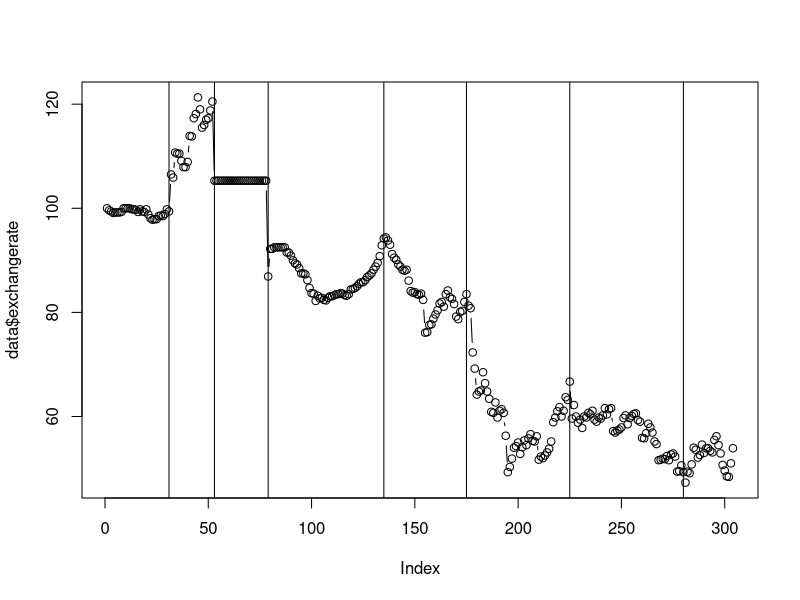
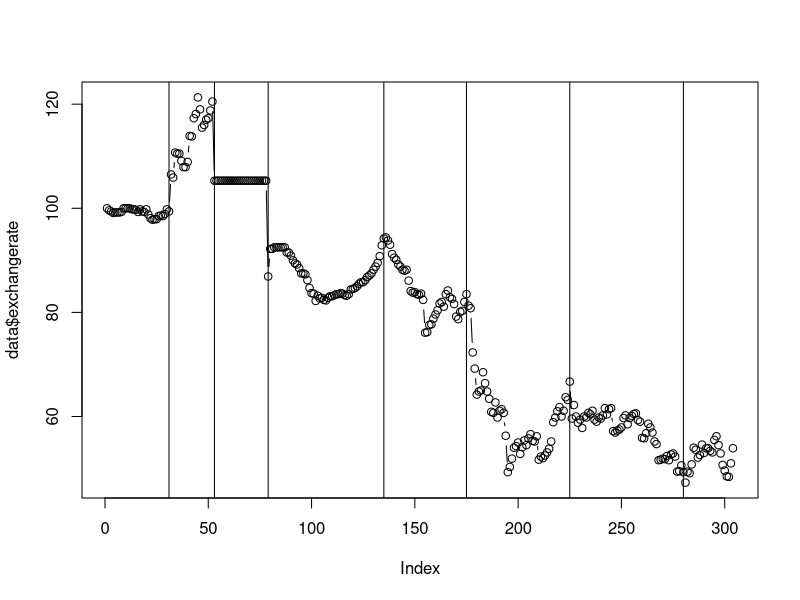

Reproduce these figures in R, in order.
chps <- c(31,53, 79, 135, 175, 225, 280)

data  <- read.table("./data/exchange-rate-twi-may-1970-aug-1.csv", sep = ",", header = TRUE)
data$exchangerate <- as.numeric(data$Exchange.Rate.TWI..May.1970...Aug.1995.)

plot(data$exchangerate, type = 'b')
abline(v=chps)

write.table(data$exchangerate, file="./data/sigTwi.dat", row.names = FALSE, col.names = FALSE)
write.table(chps, file="./data/changesTwi.dat", row.names = FALSE, col.names = FALSE)

png("./data/sigWithChangesTwi.PNG")
plot(data$exchangerate, type = 'b')
abline(v=chps)
dev.off()